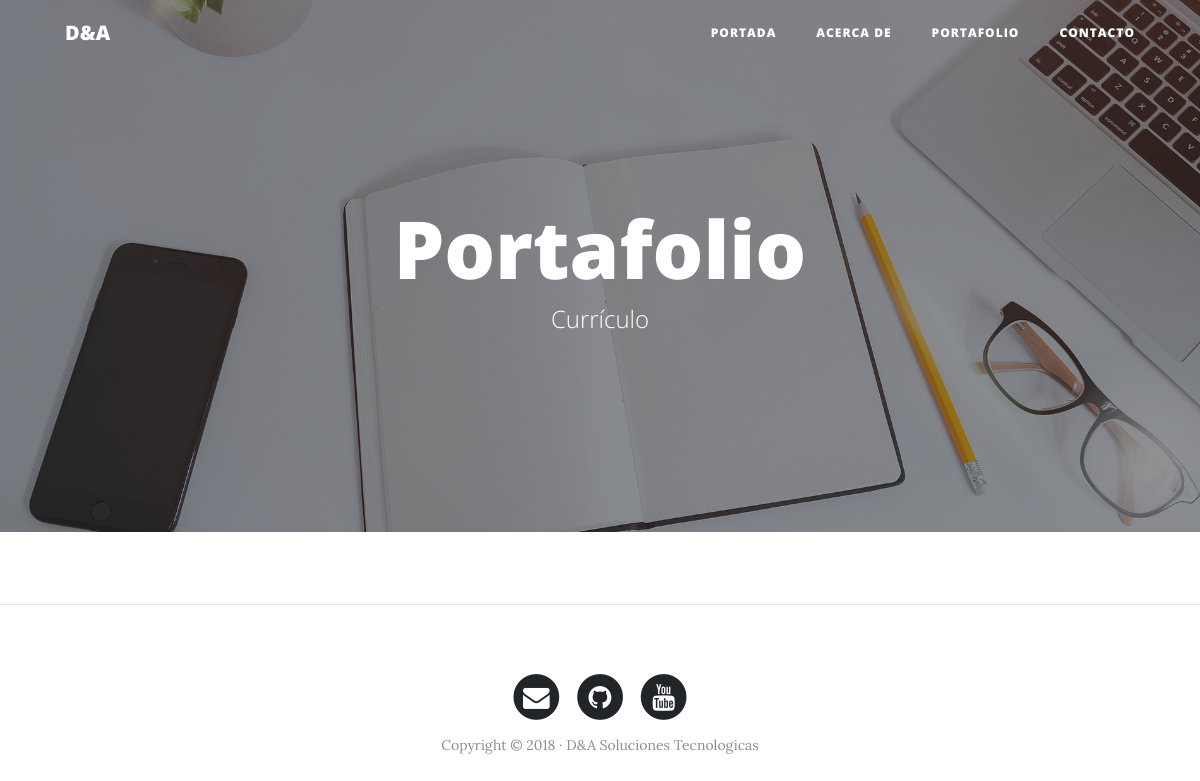
/portfolio/, run on an earlier commit of the app's database.
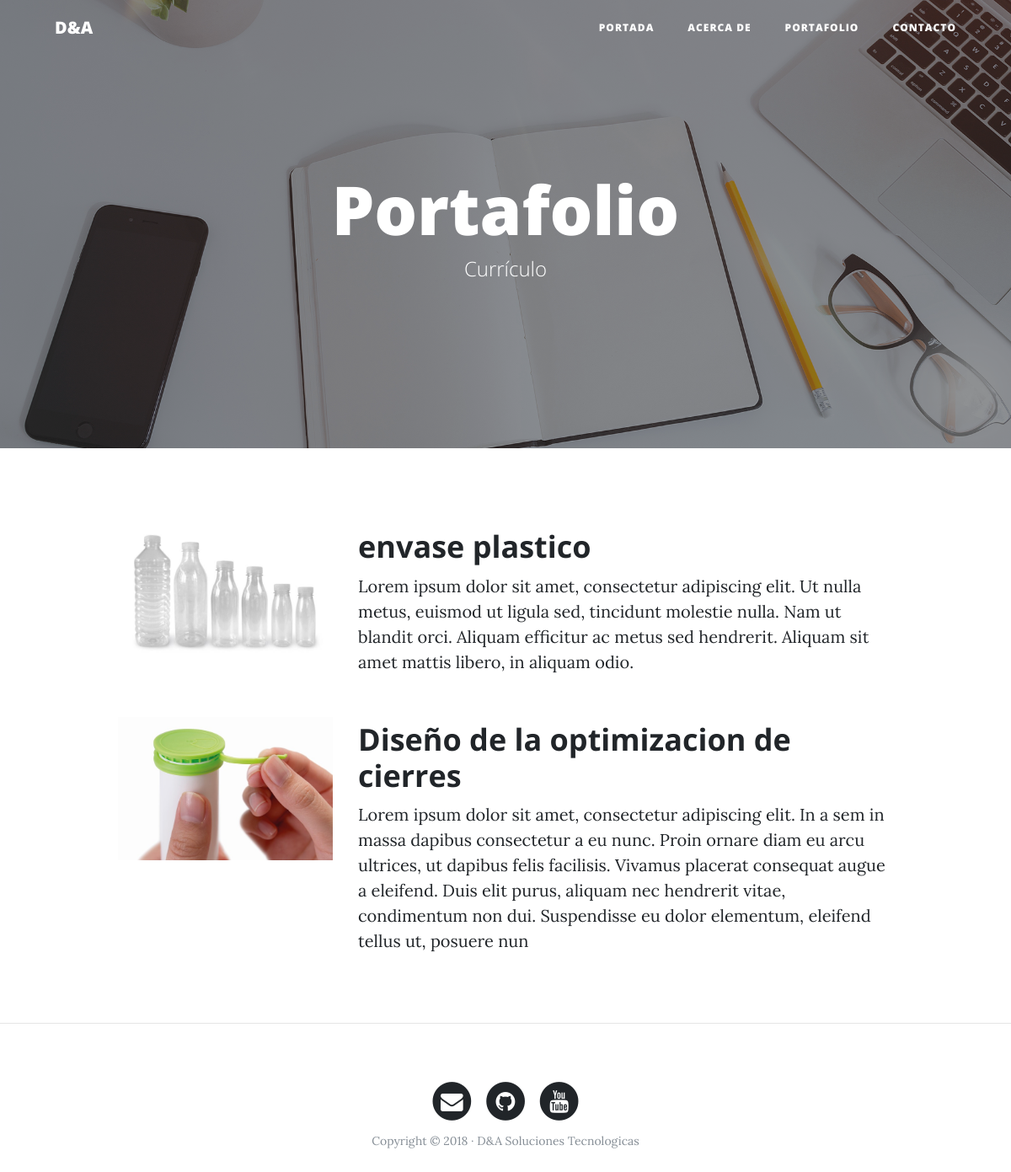
And on a later commit of the database.
### portfolio/models.py (models this page shows, shortened)
class Project(models.Model):
    title = models.CharField(max_length=200,verbose_name ="titulo")
    description = models.TextField(verbose_name = "descripcion")
    image = models.ImageField(verbose_name ="Imagen", upload_to="projects")
    info = models.URLField(max_length=200,blank=True,null=True)
    created = models.DateTimeField(auto_now_add=True, verbose_name="Fecha de creación")
    updated = models.DateTimeField(auto_now=True, verbose_name="Fecha de edición")
    class Meta:
        verbose_name = 'Proyecto'
        verbose_name_plural = 'Proyectos'
        ordering = ["-created"]

### portfolio/views.py (the view)
# urls.py: path('portfolio/',portfolio_views.portfolio,name="portfolio"),
def portfolio(request):
    projects = Project.objects.all()
    return render(request,'portfolio/portfolio.html',{'projects':projects})

### portfolio/templates/portfolio/portfolio.html (shortened to what this page needs)
{% extends 'core/base.html' %}
{% block background %}{% load static %}{%static 'core/img/portfolio-bg.jpg' %}{% endblock %}
{% block header %}
<h1>Portafolio</h1>
<span class="subheading">Currículo</span>
{% endblock %}
{% block content %}
<div class="container">
{% for project in projects %}
    <div class="row project">
        <div class="col-lg-3 col-md-4 offset-lg-1">
            <img class="img-fluid" src="{{project.image.url}}" alt="">
        </div>
        <div class="col-lg-7 col-md-8">
            <h2 class="section-heading title">{{project.title}}</h2>
            <p>{{project.description}}</p>
        </div>
    </div>
{% endfor %}
</div>
<hr>
{% endblock %}

### core/templates/core/base.html (shortened to what this page needs)
<!DOCTYPE html>
<html lang="es">
<head>
    {% load static %}
    <link href="{% static 'core/vendor/bootstrap/css/bootstrap.min.css'%}" rel="stylesheet">
    <link href="{% static 'core/vendor/font-awesome/css/font-awesome.min.css'%}" rel="stylesheet" type="text/css">
    <link href="{% static 'core/css/clean-blog.min.css'%}" rel="stylesheet">
</head>
<body>
    <nav class="navbar navbar-expand-lg navbar-light fixed-top" id="mainNav">
        <div class="container">
            <a class="navbar-brand" href="{% url 'home' %}">D&A</a>
            <div class="collapse navbar-collapse" id="navbarResponsive">
                <ul class="navbar-nav ml-auto">
                    <li class="nav-item">
                        <a class="nav-link" href="{% url 'home' %}">Portada</a>
                    </li>
                    <li class="nav-item">
                        <a class="nav-link" href="{% url 'about' %}">Acerca de</a>
                    </li>
                    <li class="nav-item">
                        <a class="nav-link" href="{% url 'portfolio' %}">Portafolio</a>
                    </li>
                    <li class="nav-item">
                        <a class="nav-link" href="{% url 'contact' %}">Contacto</a>
                    </li>
                </ul>
            </div>
        </div>
    </nav>
    <header class="masthead" style="background-image: url('{% block background %}{% endblock %}')">
        <div class="overlay"></div>
        <div class="container">
            <div class="row">
                <div class="col-lg-8 col-md-10 mx-auto">
                    <div class="site-heading">
                        {% block header %}{% endblock %}
                    </div>
                </div>
            </div>
        </div>
    </header>
    {% block content %}{% endblock %}
    <footer>
        <div class="container">
            <div class="row">
                <div class="col-lg-8 col-md-10 mx-auto">
                    <ul class="list-inline text-center">
                        <li class="list-inline-item">
                            <a href="#">
                                <span class="fa-stack fa-lg">
                                    <i class="fa fa-circle fa-stack-2x"></i>
                                    <i class="fa fa-envelope fa-stack-1x fa-inverse"></i>
                                </span>
                            </a>
                        </li>
                        <li class="list-inline-item">
                            <a href="#">
                                <span class="fa-stack fa-lg">
                                    <i class="fa fa-circle fa-stack-2x"></i>
                                    <i class="fa fa-github fa-stack-1x fa-inverse"></i>
                                </span>
                            </a>
                        </li>
                        <li class="list-inline-item">
                            <a href="#">
                                <span class="fa-stack fa-lg">
                                    <i class="fa fa-circle fa-stack-2x"></i>
                                    <i class="fa fa-youtube fa-stack-1x fa-inverse"></i>
                                </span>
                            </a>
                        </li>
                    </ul>
                    <p class="copyright text-muted">Copyright &copy; 2018 · D&A Soluciones Tecnologicas </p>
                </div>
            </div>
        </div>
    </footer>
</body>
</html>

What changed in the data, as far as the page shows it:
added Project: image (picture), title "envase plastico", description "Lorem ipsum dolor sit amet, consectetur adipiscing elit. Ut nulla metus, euismod ut ligula sed, tincidunt molestie nulla. Nam ut blandit orci. Aliquam efficitur ac metus sed hendrerit. Aliquam sit amet mattis libero, in aliquam odio."
added Project: image (picture), title "Diseño de la optimizacion de cierres", description "Lorem ipsum dolor sit amet, consectetur adipiscing elit. In a sem in massa dapibus consectetur a eu nunc. Proin ornare diam eu arcu ultrices, ut dapibus felis facilisis. Vivamus placerat consequat augue a eleifend. Duis elit purus, aliquam nec hendrerit vitae, condimentum non dui. Suspendisse eu dolor elementum, eleifend tellus ut, posuere nun"
